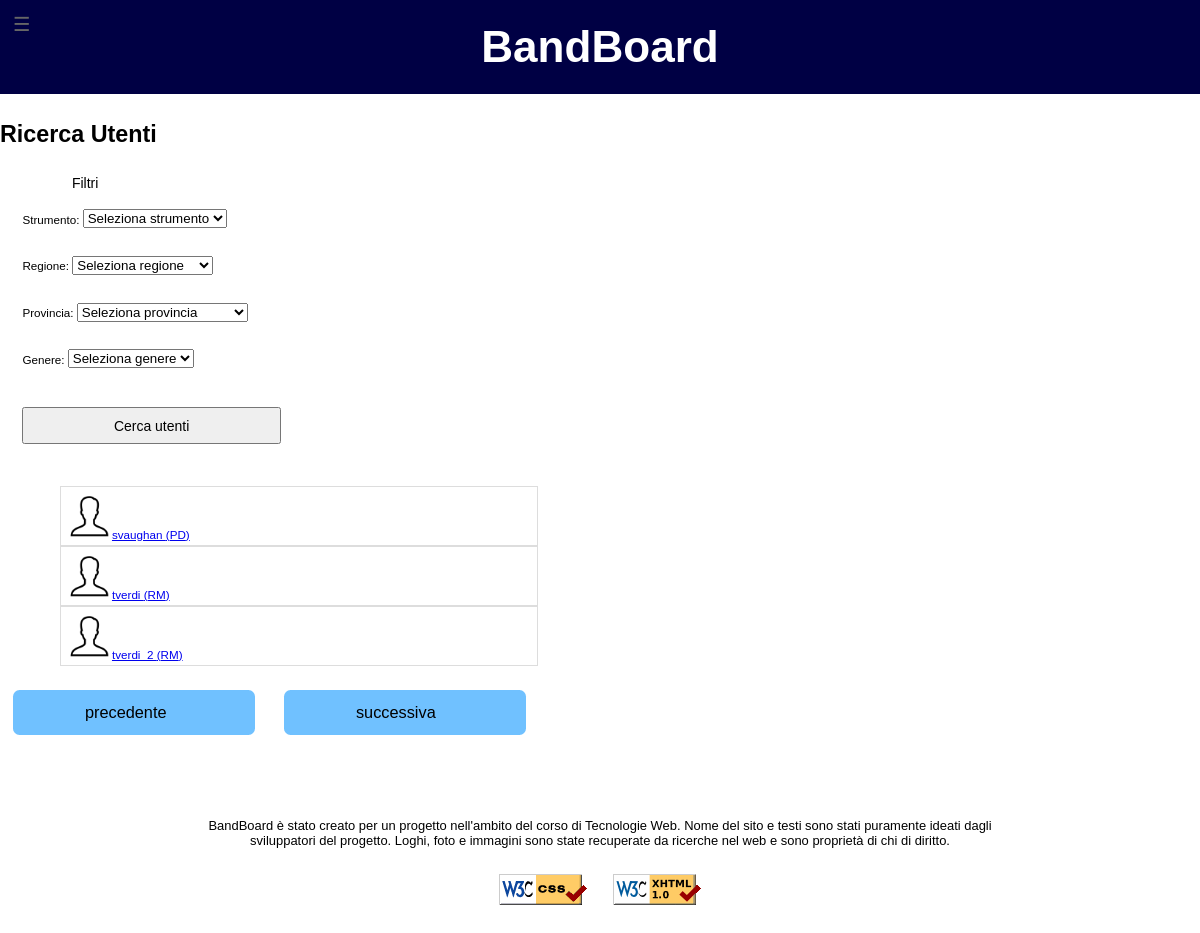
Before: /cercaUtenti/index.php?num=3 with the older database file.
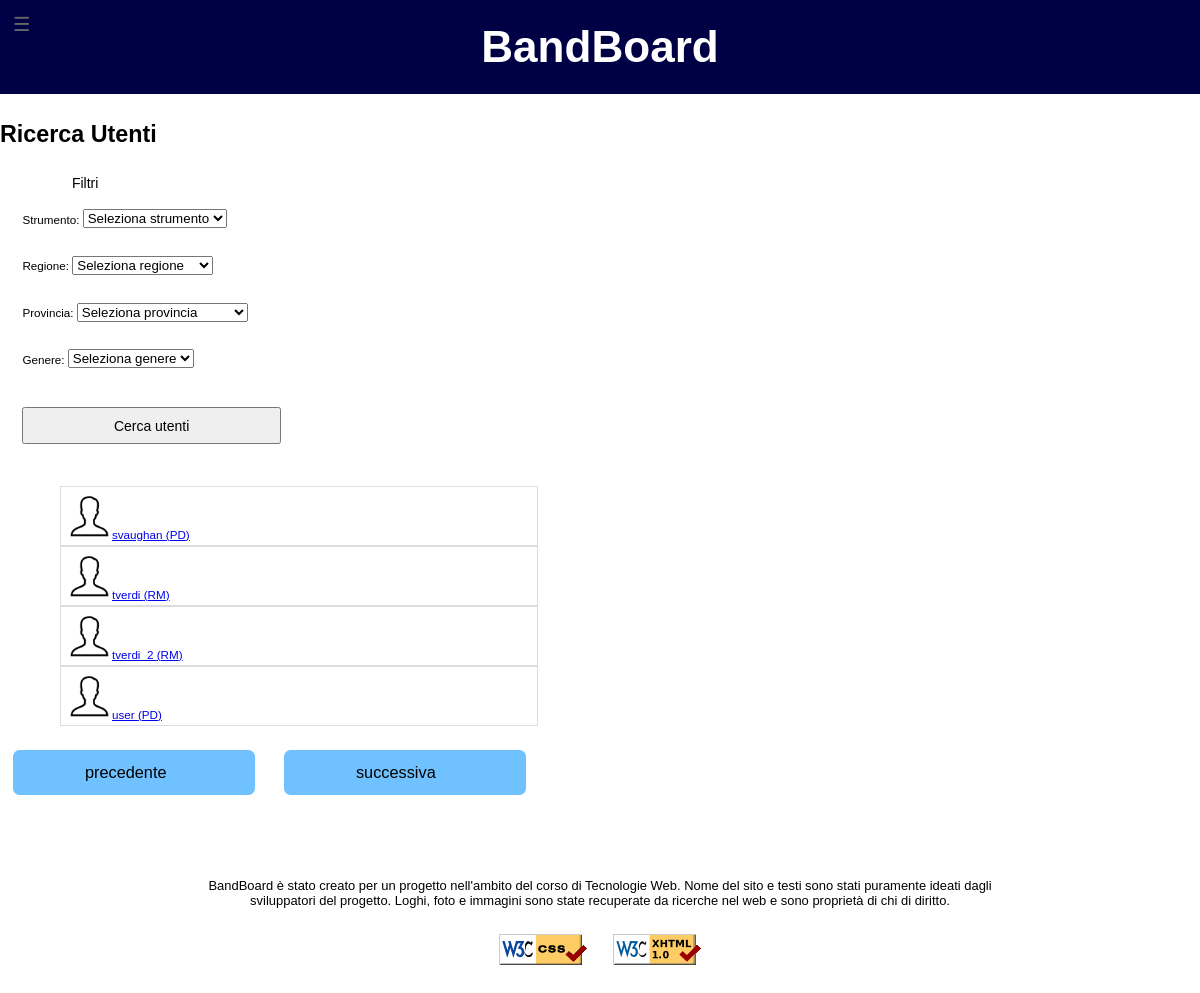
After: the same page with the newer database file.
### tables this page shows
CREATE TABLE IF NOT EXISTS Utenti (
	username		VARCHAR(25) PRIMARY KEY,
	password	    CHAR(32) NOT NULL,
	email			VARCHAR(45) NOT NULL UNIQUE,
	nome            VARCHAR(20) DEFAULT NULL,
	cognome         VARCHAR(20) DEFAULT NULL,
	dataNascita		DATE NOT NULL,
	immagine		VARCHAR(45) DEFAULT NULL COMMENT 'Immagine profilo; NULL implica immagine di default',
	descrizione     VARCHAR(200) DEFAULT NULL COMMENT 'Descrizione dell\'utente',
	dataIscrizione	DATETIME NOT NULL,
	provincia		CHAR(2) DEFAULT NULL COMMENT 'Provincia di residenza',
	FOREIGN KEY (provincia) REFERENCES Province (sigla)
	    ON DELETE NO ACTION
	    ON UPDATE CASCADE
);

### lib/php/paths.php (called while the page is built)
<?php
class Paths {
	public static function getRelativePath($from, $to) {
		$from = is_dir($from) ? rtrim($from, '\/') . '/' : $from;
		$to   = is_dir($to)   ? rtrim($to, '\/') . '/'   : $to;
		$from = str_replace('\\', '/', $from);
		$to   = str_replace('\\', '/', $to);
		$from     = explode('/', $from);
		$to       = explode('/', $to);
		$relPath  = $to;
		foreach ($from as $depth => $dir) {
			if ($dir === $to[$depth]) {
				array_shift($relPath);
			} else {
				$remaining = count($from) - $depth;
				if ($remaining > 1) {
					$padLength = (count($relPath) + $remaining - 1) * -1;
					$relPath = array_pad($relPath, $padLength, '..');
					break;
				} else {
					$relPath[0] = './' . $relPath[0];
				}
			}
		}
		return implode('/', $relPath);
	}
}

### lib/php/menu.php (called while the page is built, shortened)
<?php
class Menu {
	public static function getMenu($links) {
		for ($i = 0; $i < count($links); ++$i) {
			$links[$i] = "<li>" . $links[$i] . "</li>";
		}
		return "<input type='checkbox' id='menu_check' name='menu_check' />\n<div class='nav'>\n<label id='menu_button' for='menu_check'><a title='Mostra menù laterale'>&#9776;</a></label>\n<ul>\n".implode("\n", $links)."\n</ul>\n</div>\n";
	}
}

### lib/php/footer.php (called while the page is built)
<?php
require_once realpath(dirname(__FILE__)) . "/paths.php";
class Footer
{
    public static function getFooter()
    {
        $stack = debug_backtrace();
        $executionFilePath = $stack[count($stack) - 1]["file"];
        $absImagesPath = realpath(dirname(__FILE__, 3)) . "/images/site";
        $relativePathToImages = Paths::getRelativePath($executionFilePath, $absImagesPath);
        $footer = "<div id='footer'><p>BandBoard &egrave; stato creato per un progetto nell&#39;ambito del corso di Tecnologie Web. Nome del sito e testi sono stati puramente ideati dagli sviluppatori del progetto. Loghi, foto e immagini sono state recuperate da ricerche nel web e sono propriet&agrave; di chi di diritto.</p><p><img src='" . $relativePathToImages . "vcss.gif" . "' alt='Valid XHTML 1.0 Strict' height='31' width='88'/><img src='" . $relativePathToImages . "valid-xhtml10.png" . "' alt='Valid CSS' height='31' width='88' /></p></div>";
        return $footer;
    }
}
?>

### cercaUtenti/index.php (the view, shortened to what the changed rows need)
<?php
$file = file_get_contents('template.xml');
require_once '../lib/php/start.php';
$start = Start::getHead(
	array(
		'Titolo' => 'Cerca utenti - BandBoard',
		'DescrizioneBreve' => 'Cerca utenti in BandBoard',
		'Descrizione' => 'Cerca utenti in BandBoard, per strumenti suonati, province e genere.',
		'Keywords' => array('BandBoard', 'cerca', 'utenti', 'musicisti'),
		'Stylesheets' => array('style.css'),
		'Extra' => array('<link rel="stylesheet" media="handheld, screen and (max-width:480px), only screen and (max-device-width:480px)" href="../lib/css/style_mobile.css" type="text/css" />', '<script type="text/javascript" src="../lib/js/province.js"></script>')
	)
);
$file = str_replace('<html>', $start, $file);
require_once '../lib/php/header.php';
$header = Header::getHeader();
$file = str_replace('<header />', $header, $file);
require_once '../lib/php/menu.php';
$menu = '';
if (isset($_SESSION['username'])) {
	$menu = Menu::getMenu(
		array(
			'<a href="../index.php" xml:lang="en" lang="en">Home</a>',
			'<a href="../profiloUtente/profiloUtente.php?username=' . $_SESSION['username'] . '">Visualizza Profilo</a>',
			'Cerca Utenti',
			'<a href="../cercaGruppi/index.php">Cerca Gruppi</a>',
			'<a href="../gestioneGruppi/index.php">I miei Gruppi</a>'
		)
	);
} else {
	$menu = Menu::getMenu(
		array(
			'<a href="../index.php" xml:lang="en" lang="en">Home</a>',
			'Cerca Utenti',
			'<a href="../cercaGruppi/index.php">Cerca Gruppi</a>'
		)
	);
}
$file = str_replace('<menu />', $menu, $file);
$logout = '';
$file = str_replace('<logout />', $logout, $file);
$strumenti = '';
$arr_strumenti = Strumenti::getStrumenti();
foreach ($arr_strumenti as $el) {
	$el = htmlentities($el);
	$strumenti .= '<option value="' . $el . '"';
	$strumenti .= '>' . $el . '</option>';
}
$file = str_replace('<strumenti />', $strumenti, $file);
$regioni = '';
$arr_regioni = Regioni::getRegioni();
foreach ($arr_regioni as $el) {
	$el['nome'] = htmlentities($el['nome']);
	$regioni .= '<option value="' . $el['nome'] . '"';
	$regioni .= '>' . $el['nome'] . '</option>';
}
$file = str_replace('<regioni />', $regioni, $file);
$province = '';
$arr_province = Province::getProvinceByRegione();
foreach ($arr_province as $key => $reg) {
	$province .= '<optgroup label="' . $key . '">';
	foreach ($reg as $prov) {
		$prov['sigla'] = htmlentities($prov['sigla']);
		$prov['nome'] = htmlentities($prov['nome']);
		$province .= '<option value="' . $prov['sigla'] . '"';
		$province .= '>' . $prov['nome'] . '</option>';
	}
	$province .= '</optgroup>';
}
$file = str_replace('<province />', $province, $file);
$generi = '';
$arr_generi = GeneriMusicali::getGeneriMusicali();
foreach ($arr_generi as $el) {
	$el = htmlentities($el);
	$generi .= '<option value="' . $el . '"';
	$generi .= '>' . $el . '</option>';
}
$file = str_replace('<generi />', $generi, $file);
$per_page = 10;
$curr_page = isset($_GET['num']) ? (int)$_GET['num'] : 1;
$primo = ($curr_page - 1) * $per_page;
$filtro_provincia = $filtro_strumento = $filtro_genere = "? LIKE '%' ";
$conn = dbConnectionData::getMysqli();
$stmt = $conn->prepare("SELECT DISTINCT u.username, u.provincia, u.immagine
	FROM Utenti u, GeneriUtenti g, Conoscenze c
	WHERE $filtro_provincia
	AND $filtro_strumento
	AND $filtro_genere"
);
$risultati = '';
$tot_utenti = 0;
if ($stmt) {
	$stmt->bind_param('sss', $_GET['provincia'], $_GET['strumento'], $_GET['genere']);
	$stmt->execute();
	$stmt_result = $stmt->get_result();
	$utenti = $stmt_result->fetch_all(MYSQLI_ASSOC);
	if ($utenti) {
		$tot_utenti = count($utenti);
		$risultati .= '<ul class="listaRisultati">';
		for ($r = $primo; $r < min($primo + 10, $tot_utenti); $r++) {
			$img = '../images/site/defaultUser.png';
			$risultati .= '<li class="elementResult"><a href="../profiloUtente/profiloUtente.php?username=' . $utenti[$r]['username'] . '&amp;page=ricerca&amp;num=' . $curr_page . '">' . '<img class="listImage" src="' . $img . '" alt="Immagine di ' . $utenti[$r]['username'] . '" />' . $utenti[$r]['username'] . ' (' . $utenti[$r]['provincia'] . ')</a></li>';
		}
		$risultati .= '</ul>';
	} else
		$risultati = '<p>La tua ricerca non ha portato risultati.</p>';
} else {
	$risultati = '<p>Errore: [' . $conn->errno  .'] ' . $conn->error . '</p>';
}
$file = str_replace('<risultati />', $risultati, $file);
$tot_pages = ceil($tot_utenti / $per_page);
$paginazione = '';
if ($tot_pages > 0) {
	$precedente = '<span class="notClickable">precedente</span>';
	if ($curr_page > 1)
		$precedente = '<a href="index.php?num=' . ($curr_page - 1) . '">precedente</a>';
	$successiva = '<span class="notClickable">successiva</span>';
	$paginazione = $precedente . ' ' . $successiva;
}
$file = str_replace('<paginazione />', $paginazione, $file);
require_once '../lib/php/footer.php';
$footer = Footer::getFooter();
$file = str_replace('<footer />', $footer, $file);
echo $file;
?>

Changed rows visible on the page:
added utenti: username "user", provincia "PD"
